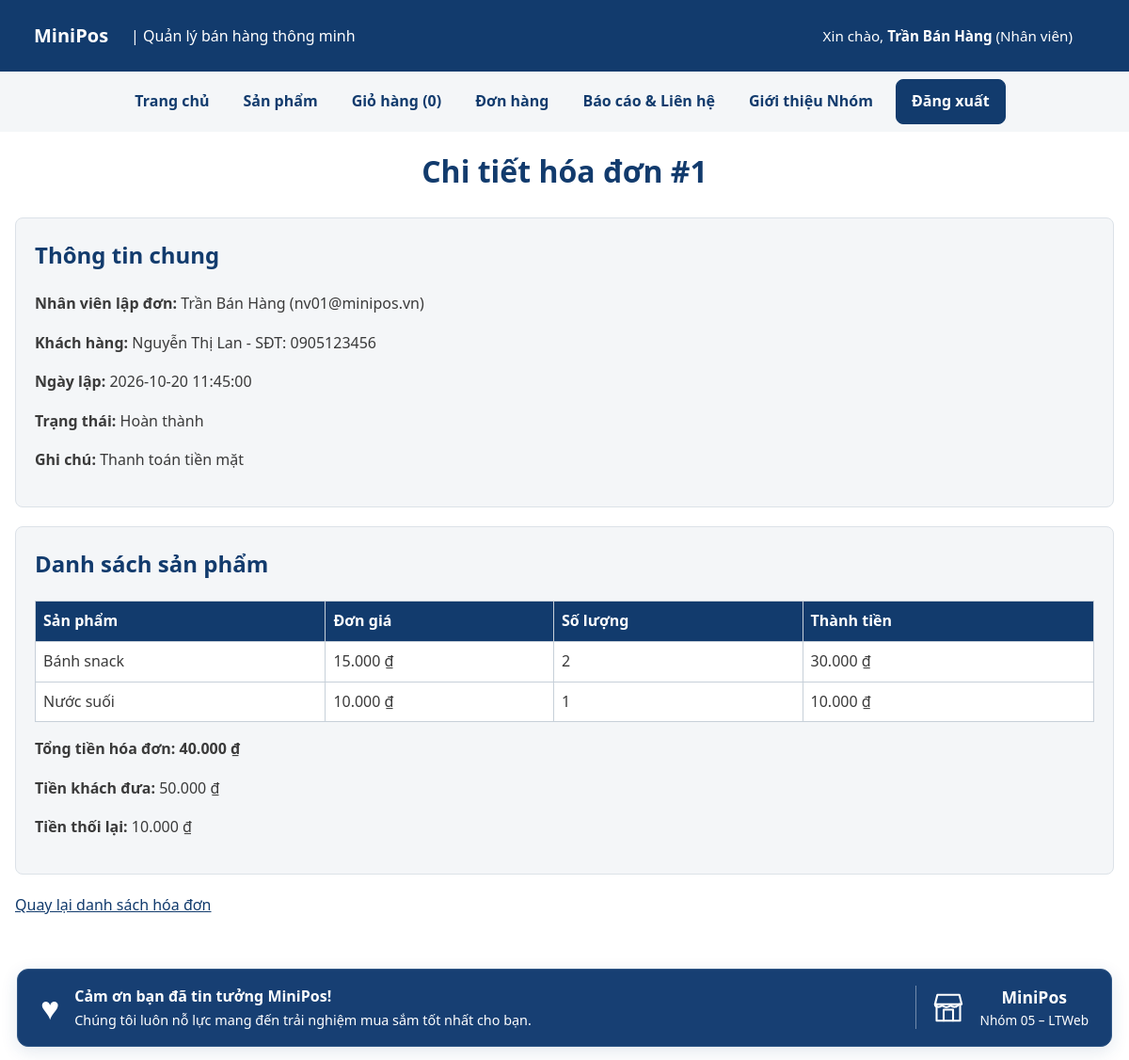
/chi-tiet-don.php?id=1 (signed in), run on the app's committed database.
### tables this page shows
CREATE TABLE nguoi_dung (
    id       INT UNSIGNED AUTO_INCREMENT PRIMARY KEY,
    email    VARCHAR(100) NOT NULL,
    ho_ten   VARCHAR(100) NOT NULL,
    mat_khau VARCHAR(255) NOT NULL,
    vai_tro  ENUM('quan_tri', 'nhan_vien') NOT NULL DEFAULT 'nhan_vien',
    ngay_tao DATETIME NOT NULL DEFAULT CURRENT_TIMESTAMP,
    UNIQUE KEY uq_nguoi_dung_email (email)
);

CREATE TABLE don_hang (
    id             INT UNSIGNED AUTO_INCREMENT PRIMARY KEY,
    nhan_vien_id   INT UNSIGNED NOT NULL,
    ten_khach_hang VARCHAR(100) NULL,
    sdt_khach_hang VARCHAR(20) NULL,
    tien_khach_dua INT UNSIGNED NOT NULL DEFAULT 0,
    trang_thai     ENUM('cho_xu_ly', 'dang_giao', 'hoan_thanh', 'da_huy')
                  NOT NULL DEFAULT 'hoan_thanh',
    ghi_chu       VARCHAR(255) NULL,
    ngay_dat      DATETIME NOT NULL DEFAULT CURRENT_TIMESTAMP,
    CONSTRAINT fk_don_hang_nhan_vien
        FOREIGN KEY (nhan_vien_id) REFERENCES nguoi_dung(id),
    KEY idx_don_hang_ngay_dat (ngay_dat)
);

CREATE TABLE chi_tiet_don (
    don_hang_id INT UNSIGNED NOT NULL,
    san_pham_id INT UNSIGNED NOT NULL,
    so_luong    SMALLINT UNSIGNED NOT NULL CHECK (so_luong >= 1),
    don_gia     INT UNSIGNED NOT NULL CHECK (don_gia >= 1000),
    PRIMARY KEY (don_hang_id, san_pham_id),
    CONSTRAINT fk_chi_tiet_don_don_hang
        FOREIGN KEY (don_hang_id) REFERENCES don_hang(id) ON DELETE CASCADE,
    CONSTRAINT fk_chi_tiet_don_san_pham
        FOREIGN KEY (san_pham_id) REFERENCES san_pham(id)
);

CREATE TABLE san_pham (
    id          INT UNSIGNED AUTO_INCREMENT PRIMARY KEY,
    danh_muc_id INT UNSIGNED NOT NULL,
    ten         VARCHAR(200) NOT NULL,
    gia         INT UNSIGNED NOT NULL CHECK (gia >= 1000),       
    ton_kho     INT UNSIGNED NOT NULL DEFAULT 0,
    anh         VARCHAR(255) NULL,                               
    mo_ta       TEXT NULL,
    ngay_tao    DATETIME NOT NULL DEFAULT CURRENT_TIMESTAMP,
    CONSTRAINT fk_san_pham_danh_muc
        FOREIGN KEY (danh_muc_id) REFERENCES danh_muc(id)
);

### inc/ham.php (called while the page is built, shortened)
<?php
function e(string|int|float|null $giaTri): string
{
    return htmlspecialchars(
        (string) $giaTri,
        ENT_QUOTES | ENT_SUBSTITUTE,
        'UTF-8'
    );
}
function vnd(int|float $soTien): string
{
    return number_format((float) $soTien, 0, ',', '.') . ' ₫';
}

### inc/xac-thuc.php (called while the page is built, shortened)
<?php
function nguoiDung(): ?array
{
    $uid = $_SESSION['uid'] ?? null;
    static $user = null;
    if ($user === null) {
        $khoNguoiDung = new \App\Data\KhoNguoiDung(db());
        $user = $khoNguoiDung->timTheoId($uid);
    }
    return $user;
}
function yeuCauDangNhap(): array
{
    $user = nguoiDung();
    return $user;
}

### inc/db.php (called while the page is built, shortened)
<?php
function db(): PDO
{
    static $pdo = null;
    if ($pdo === null) {
        $host = getenv('DB_HOST') ?: '127.0.0.1;port=3307';
        $ten  = getenv('DB_NAME') ?: 'ltweb_nhom05';
        $user = getenv('DB_USER') ?: 'sang';
        $pass = getenv('DB_PASS') !== false ? (string) getenv('DB_PASS') : '1';
        $pdo = new PDO(
            "mysql:host=$host;dbname=$ten;charset=utf8mb4",
            $user,
            $pass,
            [
                PDO::ATTR_ERRMODE            => PDO::ERRMODE_EXCEPTION,
                PDO::ATTR_DEFAULT_FETCH_MODE => PDO::FETCH_ASSOC,
                PDO::ATTR_EMULATE_PREPARES   => false,
            ]
        );
    }
    return $pdo;
}

### src/Data/KhoNguoiDung.php (called while the page is built, shortened)
<?php
final class KhoNguoiDung
{
    public function timTheoId(int $id): ?array
    {
        $st = $this->db->prepare(
            'SELECT id, email, ho_ten, vai_tro FROM nguoi_dung WHERE id = ?'
        );
        $st->execute([$id]);
        $dong = $st->fetch();
        return $dong ?: null;
    }
}

### src/Services/GioHang.php (called while the page is built, shortened)
<?php
final class GioHang
{
    public function demSoLuong(): int
    {
        return array_sum(
            array_map(
                'intval',
                $_SESSION[self::KHOA_SESSION]
            )
        );
    }
}

### src/Data/KhoDonHang.php (called while the page is built, shortened)
<?php
final class KhoDonHang
{
    public function chiTiet(int $donId, ?int $nhanVienId = null): ?array
    {
        $sql = 'SELECT dh.id, dh.nhan_vien_id, dh.trang_thai, dh.ghi_chu, dh.ngay_dat,
                       dh.ten_khach_hang, dh.sdt_khach_hang, dh.tien_khach_dua,
                       nd.email AS email_nhan_vien, nd.ho_ten AS ten_nhan_vien
                  FROM don_hang dh
                  JOIN nguoi_dung nd ON nd.id = dh.nhan_vien_id
                 WHERE dh.id = ?';
        $params = [$donId];
        if ($nhanVienId !== null) {
            $sql .= ' AND dh.nhan_vien_id = ?';
            $params[] = $nhanVienId;
        }
        $st = $this->db->prepare($sql);
        $st->execute($params);
        $don = $st->fetch();
        $st = $this->db->prepare(
            'SELECT ct.san_pham_id, sp.ten, ct.so_luong, ct.don_gia,
                    ct.so_luong * ct.don_gia AS thanh_tien
               FROM chi_tiet_don ct
               JOIN san_pham sp ON sp.id = ct.san_pham_id
              WHERE ct.don_hang_id = ?
           ORDER BY sp.ten'
        );
        $st->execute([$donId]);
        $dong = array_map($this->epKieuDong(...), $st->fetchAll());
        $don['tong_tien'] = array_sum(array_column($dong, 'thanh_tien'));
        $don['tien_thoi_lai'] = max(0, (int)$don['tien_khach_dua'] - (int)$don['tong_tien']);
        return ['don' => $don, 'dong' => $dong];
    }
    private function epKieuDong(array $dong): array
    {
        foreach (['id', 'so_mon', 'tong_tien', 'so_luong', 'don_gia', 'thanh_tien', 'san_pham_id', 'tien_khach_dua'] as $cot) {
            if (isset($dong[$cot])) {
                $dong[$cot] = (int) $dong[$cot];
            }
        }
        return $dong;
    }
}

### chi-tiet-don.php (the view, shortened to what this page needs)
<?php
$user = yeuCauDangNhap();
$donId = filter_var($_GET['id'] ?? null, FILTER_VALIDATE_INT);
$khoDonHang = new \App\Data\KhoDonHang(db());
$nhanVienIdLoc = ($user['vai_tro'] === 'quan_tri') ? null : (int) $user['id'];
$chiTiet       = $khoDonHang->chiTiet($donId, $nhanVienIdLoc);
$don  = $chiTiet['don'];
$dong = $chiTiet['dong'];
require __DIR__ . '/inc/header.php';
?>
<main class="bao">
    <h1>Chi tiết hóa đơn #<?= e($don['id']) ?></h1>
    <section>
        <h2>Thông tin chung</h2>
        <p><strong>Nhân viên lập đơn:</strong> <?= e($don['ten_nhan_vien'] ?? 'N/A') ?> (<?= e($don['email_nhan_vien'] ?? '') ?>)</p>
        <p><strong>Khách hàng:</strong> <?= e($don['ten_khach_hang'] ?: 'Khách vãng lai') ?> <?= !empty($don['sdt_khach_hang']) ? '- SĐT: ' . e($don['sdt_khach_hang']) : '' ?></p>
        <p><strong>Ngày lập:</strong> <?= e($don['ngay_dat']) ?></p>
        <p><strong>Trạng thái:</strong> <?= e(\App\Data\KhoDonHang::TRANG_THAI[$don['trang_thai']] ?? $don['trang_thai']) ?></p>
        <?php if (!empty($don['ghi_chu'])): ?>
            <p><strong>Ghi chú:</strong> <?= e($don['ghi_chu']) ?></p>
        <?php endif; ?>
    </section>
    <section>
        <h2>Danh sách sản phẩm</h2>
        <div class="bang-vo">
            <table>
                <thead>
                    <tr>
                        <th>Sản phẩm</th>
                        <th>Đơn giá</th>
                        <th>Số lượng</th>
                        <th>Thành tiền</th>
                    </tr>
                </thead>
                <tbody>
                    <?php foreach ($dong as $matHang): ?>
                        <tr>
                            <td><?= e($matHang['ten']) ?></td>
                            <td><?= e(vnd($matHang['don_gia'])) ?></td>
                            <td><?= e($matHang['so_luong']) ?></td>
                            <td><?= e(vnd($matHang['thanh_tien'])) ?></td>
                        </tr>
                    <?php endforeach; ?>
                </tbody>
            </table>
        </div>
        <p><strong>Tổng tiền hóa đơn: <?= e(vnd($don['tong_tien'])) ?></strong></p>
        <p><strong>Tiền khách đưa:</strong> <?= e(vnd($don['tien_khach_dua'] ?? 0)) ?></p>
        <p><strong>Tiền thối lại:</strong> <?= e(vnd($don['tien_thoi_lai'] ?? 0)) ?></p>
    </section>
    <p><a href="don-hang.php">Quay lại danh sách hóa đơn</a></p>
</main>
<?php require __DIR__ . '/inc/footer.php'; ?>

### inc/header.php (shortened to what this page needs)
<?php
require_once __DIR__ . '/config.php';
$goc = isset($goc) && is_string($goc) ? $goc : '';
$trangHienTai = basename(
    is_string($_SERVER['SCRIPT_NAME'] ?? null)
        ? $_SERVER['SCRIPT_NAME']
        : 'index.php',
    '.php'
);
$soLuongGioHang = 0;
try {
    $khoSanPhamHeader = new \App\Data\KhoSanPham(db());
    $gioHangHeader = new \App\Services\GioHang($khoSanPhamHeader);
    $soLuongGioHang = $gioHangHeader->demSoLuong();
} catch (\Throwable $loi) {
    error_log('Không thể lấy số lượng giỏ hàng trên header: ' . $loi->getMessage());
}
$uHeader = nguoiDung();
$dangNhapHeader = ($uHeader !== null);
$menuHeader = [
    'index'     => 'Trang chủ',
    'danh-sach' => 'Sản phẩm',
    'gio-hang'  => 'Giỏ hàng',
];
if ($dangNhapHeader) {
    $menuHeader['don-hang'] = 'Đơn hàng';
}
$menuHeader['lien-he']    = 'Báo cáo & Liên hệ';
$menuHeader['gioi-thieu'] = 'Giới thiệu Nhóm';
?>
<!DOCTYPE html>
<html lang="vi">
<head>
    <link rel="stylesheet" href="<?= e($goc) ?>css/style.css">
</head>
<body>
    <header class="dau-trang">
        <strong>
            <a class="lien-ket-logo-minipos" href="<?= e($goc) ?>index.php">
                MiniPos
            </a>
        </strong>
        <span>| Quản lý bán hàng thông minh</span>
        <span class="thong-tin-nguoi-dung-header">
            <?php if ($dangNhapHeader): ?>
                Xin chào, <strong><?= e($uHeader['ho_ten']) ?></strong>
                (<?= $uHeader['vai_tro'] === 'quan_tri' ? 'Admin' : 'Nhân viên' ?>)
            <?php else: ?>
                Bạn đang xem với tư cách khách.
            <?php endif; ?>
        </span>
    </header>
    <nav aria-label="Menu chính">
        <ul id="menu-chinh">
            <?php foreach ($menuHeader as $tep => $nhan): ?>
                <?php $dangXemMuc = $trangHienTai === $tep || ($tep === 'danh-sach' && $trangHienTai === 'chi-tiet'); ?>
                <li>
                    <a href="<?= e($goc . $tep . '.php') ?>" <?= $dangXemMuc ? 'aria-current="page"' : '' ?>>
                        <?= e($nhan) ?>
                        <?php if ($tep === 'gio-hang'): ?>
                            (<span data-so-luong-gio-hang aria-live="polite"><?= e($soLuongGioHang) ?></span>)
                        <?php endif; ?>
                    </a>
                </li>
            <?php endforeach; ?>
            <li class="muc-tai-khoan-header">
                <?php if ($dangNhapHeader): ?>
                    <form method="post" action="<?= e($goc) ?>dang-xuat.php" class="form-dang-xuat-header">
                        <button type="submit">Đăng xuất</button>
                    </form>
                <?php else: ?>
                    <a href="<?= e($goc) ?>dang-nhap.php" <?= $trangHienTai === 'dang-nhap' ? 'aria-current="page"' : '' ?>>
                        Đăng nhập
                    </a>
                <?php endif; ?>
            </li>
        </ul>
    </nav>

### data on the page
nguoi_dung: ho_ten "Trần Bán Hàng"
don_hang: id "1", nhan_vien.ho_ten "Trần Bán Hàng", nhan_vien.email "nv01@minipos.vn", ten_khach_hang "Nguyễn Thị Lan", sdt_khach_hang "0905123456", ngay_dat "2026-10-20 11:45:00", trang_thai "Hoàn thành", ghi_chu "Thanh toán tiền mặt", tien_khach_dua "50.000 ₫"
chi_tiet_don: san_pham.ten "Bánh snack", don_gia "15.000 ₫", so_luong "2", thanh_tien "30.000 ₫"
chi_tiet_don: san_pham.ten "Nước suối", don_gia "10.000 ₫", so_luong "1", thanh_tien "10.000 ₫"

### other printed values
$nhan "Trang chủ"
$nhan "Sản phẩm"
$nhan "Giỏ hàng"
$nhan "Đơn hàng"
$nhan "Báo cáo & Liên hệ"
$nhan "Giới thiệu Nhóm"
vnd($don['tong_tien']) "40.000 ₫"
vnd($don['tien_thoi_lai'] ?? 0) "10.000 ₫"
